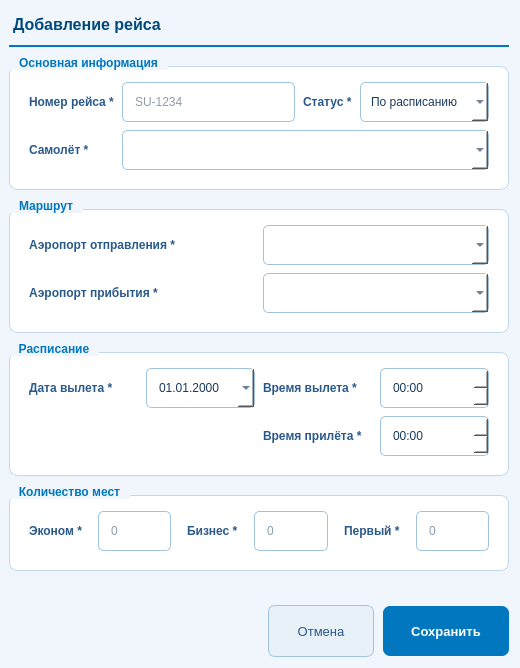
<?xml version="1.0" encoding="UTF-8"?>
<ui version="4.0">
 <class>FlightDialog</class>
 <widget class="QDialog" name="FlightDialog">
  <property name="geometry">
   <rect>
    <x>0</x>
    <y>0</y>
    <width>520</width>
    <height>668</height>
   </rect>
  </property>
  <property name="windowTitle">
   <string>Рейс</string>
  </property>
  <property name="styleSheet">
   <string notr="true">
QDialog {
    background-color: #f0f6fc;
    font-family: 'Segoe UI', Arial, sans-serif;
}
QLabel#titleLabel {
    color: #004a7c;
    font-size: 16px;
    font-weight: bold;
    padding: 4px 0 2px 0;
}
QFrame#headerLine {
    background-color: #0077be;
    max-height: 2px;
    border: none;
}
QGroupBox {
    background-color: #ffffff;
    border: 1px solid #c0d8ec;
    border-radius: 8px;
    margin-top: 10px;
    padding: 6px 10px 10px 10px;
    font-weight: bold;
    font-size: 12px;
    color: #004a7c;
}
QGroupBox::title {
    subcontrol-origin: margin;
    subcontrol-position: top left;
    padding: 0 8px;
    color: #0077be;
    background-color: #f0f6fc;
}
QLabel {
    color: #2a5a8a;
    font-size: 12px;
    font-weight: 600;
}
QLineEdit, QComboBox, QDateEdit, QTimeEdit {
    background-color: #ffffff;
    color: #1a3a5c;
    border: 1px solid #a0c4e0;
    border-radius: 5px;
    padding: 5px 10px;
    font-size: 12px;
    min-height: 28px;
}
QLineEdit:focus, QComboBox:focus, QDateEdit:focus, QTimeEdit:focus {
    border: 1.5px solid #0077be;
    background-color: #fafdff;
}
QPushButton#btnSave {
    background-color: #0077be;
    color: #ffffff;
    border: none;
    border-radius: 7px;
    padding: 8px 28px;
    font-size: 13px;
    font-weight: bold;
    min-height: 34px;
}
QPushButton#btnSave:hover { background-color: #005fa0; }
QPushButton#btnSave:pressed { background-color: #004880; }
QPushButton#btnCancel {
    background-color: #e8f0f8;
    color: #2a5a8a;
    border: 1px solid #a0c4e0;
    border-radius: 7px;
    padding: 8px 28px;
    font-size: 13px;
    min-height: 34px;
}
QPushButton#btnCancel:hover { background-color: #d4e6f5; }
   </string>
  </property>
  <layout class="QVBoxLayout" name="mainLayout">
   <property name="spacing">
    <number>9</number>
   </property>
   <property name="leftMargin">
    <number>9</number>
   </property>
   <item>
    <widget class="QLabel" name="titleLabel">
     <property name="text">
      <string>Добавление рейса</string>
     </property>
    </widget>
   </item>
   <item>
    <widget class="QFrame" name="headerLine">
     <property name="frameShape">
      <enum>QFrame::Shape::HLine</enum>
     </property>
    </widget>
   </item>
   <item>
    <widget class="QGroupBox" name="groupMain">
     <property name="title">
      <string>Основная информация</string>
     </property>
     <layout class="QGridLayout" name="gridMain">
      <property name="spacing">
       <number>8</number>
      </property>
      <item row="0" column="0">
       <widget class="QLabel" name="lbl_number">
        <property name="text">
         <string>Номер рейса *</string>
        </property>
       </widget>
      </item>
      <item row="0" column="1">
       <widget class="QLineEdit" name="flight_number_lineEdit">
        <property name="placeholderText">
         <string>SU-1234</string>
        </property>
       </widget>
      </item>
      <item row="0" column="2">
       <widget class="QLabel" name="lbl_status">
        <property name="text">
         <string>Статус *</string>
        </property>
       </widget>
      </item>
      <item row="0" column="3">
       <widget class="QComboBox" name="status_comboBox">
        <item>
         <property name="text">
          <string>По расписанию</string>
         </property>
        </item>
        <item>
         <property name="text">
          <string>Задержан</string>
         </property>
        </item>
        <item>
         <property name="text">
          <string>Отменён</string>
         </property>
        </item>
        <item>
         <property name="text">
          <string>Выполнен</string>
         </property>
        </item>
       </widget>
      </item>
      <item row="1" column="0">
       <widget class="QLabel" name="lbl_plane">
        <property name="text">
         <string>Самолёт *</string>
        </property>
       </widget>
      </item>
      <item row="1" column="1" colspan="3">
       <widget class="QComboBox" name="airplane_comboBox"/>
      </item>
     </layout>
    </widget>
   </item>
   <item>
    <widget class="QGroupBox" name="groupRoute">
     <property name="title">
      <string>Маршрут</string>
     </property>
     <layout class="QGridLayout" name="gridRoute">
      <property name="spacing">
       <number>8</number>
      </property>
      <item row="0" column="0">
       <widget class="QLabel" name="lbl_dep">
        <property name="text">
         <string>Аэропорт отправления *</string>
        </property>
       </widget>
      </item>
      <item row="0" column="1">
       <widget class="QComboBox" name="departure_airport_comboBox"/>
      </item>
      <item row="1" column="0">
       <widget class="QLabel" name="lbl_arr">
        <property name="text">
         <string>Аэропорт прибытия *</string>
        </property>
       </widget>
      </item>
      <item row="1" column="1">
       <widget class="QComboBox" name="arrival_airport_comboBox"/>
      </item>
     </layout>
    </widget>
   </item>
   <item>
    <widget class="QGroupBox" name="groupSchedule">
     <property name="title">
      <string>Расписание</string>
     </property>
     <layout class="QGridLayout" name="gridSchedule">
      <property name="spacing">
       <number>8</number>
      </property>
      <item row="0" column="0">
       <widget class="QLabel" name="lbl_date">
        <property name="text">
         <string>Дата вылета *</string>
        </property>
       </widget>
      </item>
      <item row="0" column="1">
       <widget class="QDateEdit" name="dateEdit">
        <property name="displayFormat">
         <string>dd.MM.yyyy</string>
        </property>
        <property name="calendarPopup">
         <bool>true</bool>
        </property>
       </widget>
      </item>
      <item row="0" column="2">
       <widget class="QLabel" name="lbl_dep_time">
        <property name="text">
         <string>Время вылета *</string>
        </property>
       </widget>
      </item>
      <item row="0" column="3">
       <widget class="QTimeEdit" name="time_timeEdit">
        <property name="displayFormat">
         <string>HH:mm</string>
        </property>
       </widget>
      </item>
      <item row="1" column="2">
       <widget class="QLabel" name="lbl_arr_time">
        <property name="text">
         <string>Время прилёта *</string>
        </property>
       </widget>
      </item>
      <item row="1" column="3">
       <widget class="QTimeEdit" name="time2_timeEdit">
        <property name="displayFormat">
         <string>HH:mm</string>
        </property>
       </widget>
      </item>
     </layout>
    </widget>
   </item>
   <item>
    <widget class="QGroupBox" name="groupSeats">
     <property name="title">
      <string>Количество мест</string>
     </property>
     <layout class="QHBoxLayout" name="hSeats">
      <property name="spacing">
       <number>16</number>
      </property>
      <item>
       <widget class="QLabel" name="lbl_eco">
        <property name="text">
         <string>Эконом *</string>
        </property>
       </widget>
      </item>
      <item>
       <widget class="QLineEdit" name="economy_seats_lineEdit">
        <property name="placeholderText">
         <string>0</string>
        </property>
       </widget>
      </item>
      <item>
       <widget class="QLabel" name="lbl_biz">
        <property name="text">
         <string>Бизнес *</string>
        </property>
       </widget>
      </item>
      <item>
       <widget class="QLineEdit" name="business_seats_lineEdit">
        <property name="placeholderText">
         <string>0</string>
        </property>
       </widget>
      </item>
      <item>
       <widget class="QLabel" name="lbl_first">
        <property name="text">
         <string>Первый *</string>
        </property>
       </widget>
      </item>
      <item>
       <widget class="QLineEdit" name="first_class_seats_lineEdit">
        <property name="placeholderText">
         <string>0</string>
        </property>
       </widget>
      </item>
     </layout>
    </widget>
   </item>
   <item>
    <spacer>
     <property name="orientation">
      <enum>Qt::Orientation::Vertical</enum>
     </property>
     <property name="sizeHint" stdset="0">
      <size>
       <width>20</width>
       <height>8</height>
      </size>
     </property>
    </spacer>
   </item>
   <item>
    <layout class="QHBoxLayout" name="btnLayout">
     <item>
      <spacer>
       <property name="orientation">
        <enum>Qt::Orientation::Horizontal</enum>
       </property>
       <property name="sizeHint" stdset="0">
        <size>
         <width>40</width>
         <height>20</height>
        </size>
       </property>
      </spacer>
     </item>
     <item>
      <widget class="QPushButton" name="btnCancel">
       <property name="text">
        <string>Отмена</string>
       </property>
      </widget>
     </item>
     <item>
      <widget class="QPushButton" name="btnSave">
       <property name="text">
        <string>Сохранить</string>
       </property>
      </widget>
     </item>
    </layout>
   </item>
  </layout>
 </widget>
 <resources/>
 <connections/>
</ui>
